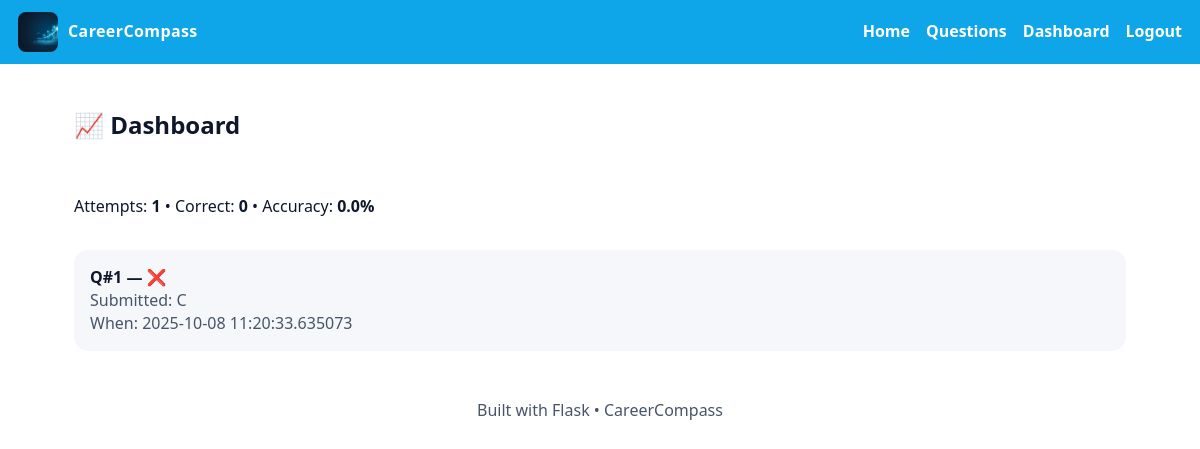
Page /dashboard (signed in) on the committed database.
### models.py (models this page shows)
class Attempt(db.Model):
    id = db.Column(db.Integer, primary_key=True)
    user_id = db.Column(db.Integer, db.ForeignKey("user.id"), nullable=False)
    question_id = db.Column(db.Integer, db.ForeignKey("question.id"), nullable=False)
    is_correct = db.Column(db.Boolean, default=False)
    submitted = db.Column(db.Text)
    created_at = db.Column(db.DateTime, default=datetime.utcnow)

### app.py (the view)
@app.route("/dashboard")
@login_required
def dashboard():
    total = Attempt.query.filter_by(user_id=current_user.id).count()
    correct = Attempt.query.filter_by(user_id=current_user.id, is_correct=True).count()
    accuracy = round((correct / total) * 100, 1) if total else 0.0
    recent = Attempt.query.filter_by(user_id=current_user.id).order_by(Attempt.created_at.desc()).limit(10).all()
    return render_template("dashboard.html", total=total, correct=correct, accuracy=accuracy, recent=recent, title="Dashboard")

### app.py (called while the page is built)
@login_manager.user_loader
def load_user(user_id: str) -> Optional[User]:
    return User.query.get(int(user_id))

@app.before_request
def ensure_db_seeded():
    db.create_all()
    seed_if_empty()

### models.py (called while the page is built, shortened)
def seed_if_empty():
    if Question.query.first():
        return

### templates/dashboard.html
{% extends "base.html" %}
{% block content %}
<div class="container stack">
  <h2>📈 Dashboard</h2>
  <p>Attempts: <b>{{ total }}</b> • Correct: <b>{{ correct }}</b> • Accuracy: <b>{{ accuracy }}%</b></p>
  <div class="stack">
    {% for a in recent %}
      <div class="section">
        <div style="font-weight:800;">Q#{{ a.question_id }} — {{ '✅' if a.is_correct else '❌' }}</div>
        <div class="muted">Submitted: {{ a.submitted }}</div>
        <div class="muted">When: {{ a.created_at }}</div>
      </div>
    {% endfor %}
  </div>
</div>
{% endblock %}

### static/css/theme.css (style rules this page uses)
:root { --bg:#ffffff; --panel:#f5f7fb; --ink:#0f172a; --muted:#475569; --brand:#0ea5e9; --accent:#ef4444; --info:#2563eb; --good:#16a34a; --warn:#f59e0b; --pink:#db2777; --radius:14px; --gap:14px; }
* { box-sizing:border-box }
html,body { height:100% }
body { margin:0;background:var(--bg);color:var(--ink);font-family:system-ui,-apple-system,Segoe UI,Roboto,"Helvetica Neue",Arial,sans-serif;line-height:1.45 }
.container { max-width:1100px;margin:0 auto;padding:24px }
.stack { display:grid;gap:16px }
.section { background:var(--panel);border-radius:var(--radius);padding:16px }
.muted { color:var(--muted) }

### rows in the picture
Attempt: question_id "1", is_correct "❌", submitted "C", created_at "2025-10-08 11:20:33.635073"

### other values in the picture
{{ total }} "1"
{{ correct }} "0"
{{ accuracy }} "0.0"
